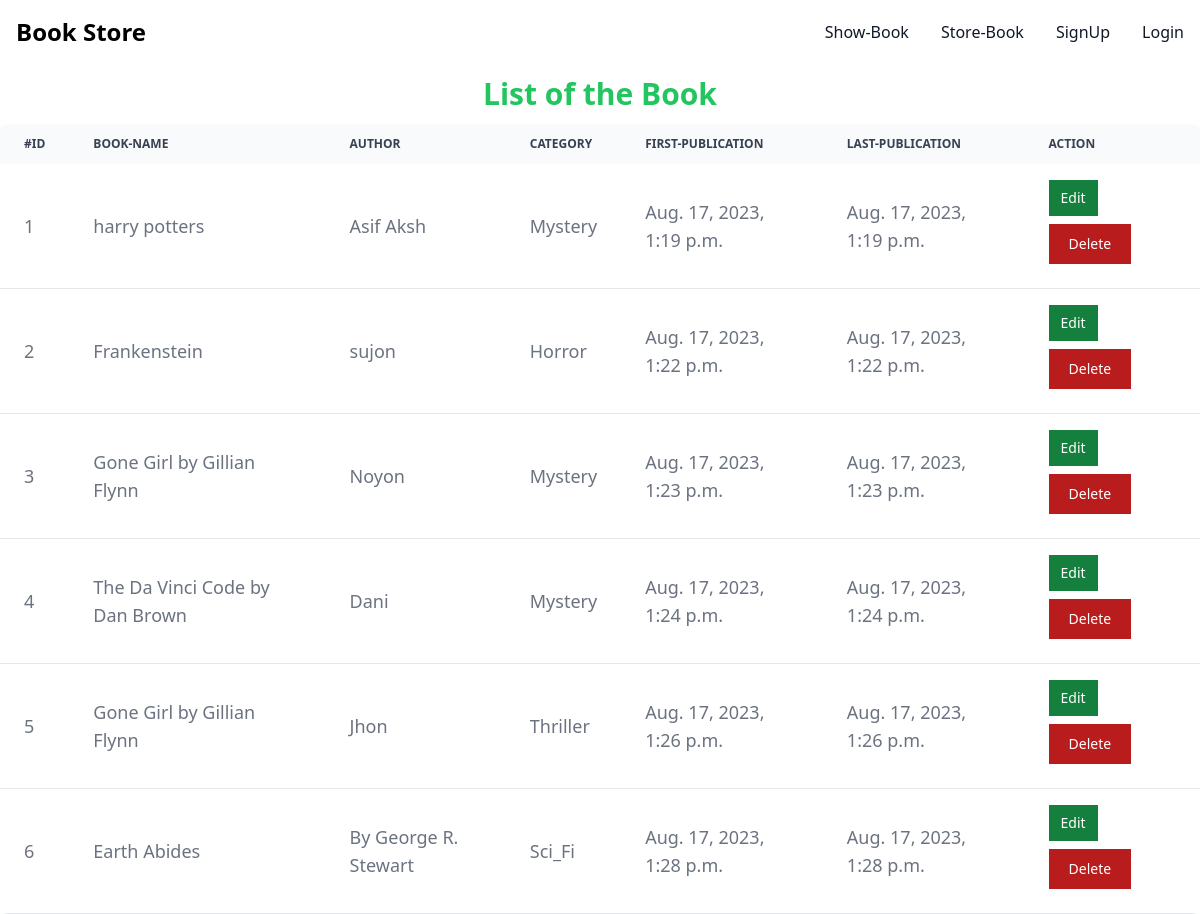
The page /show_book_store/ on the database as committed earlier.
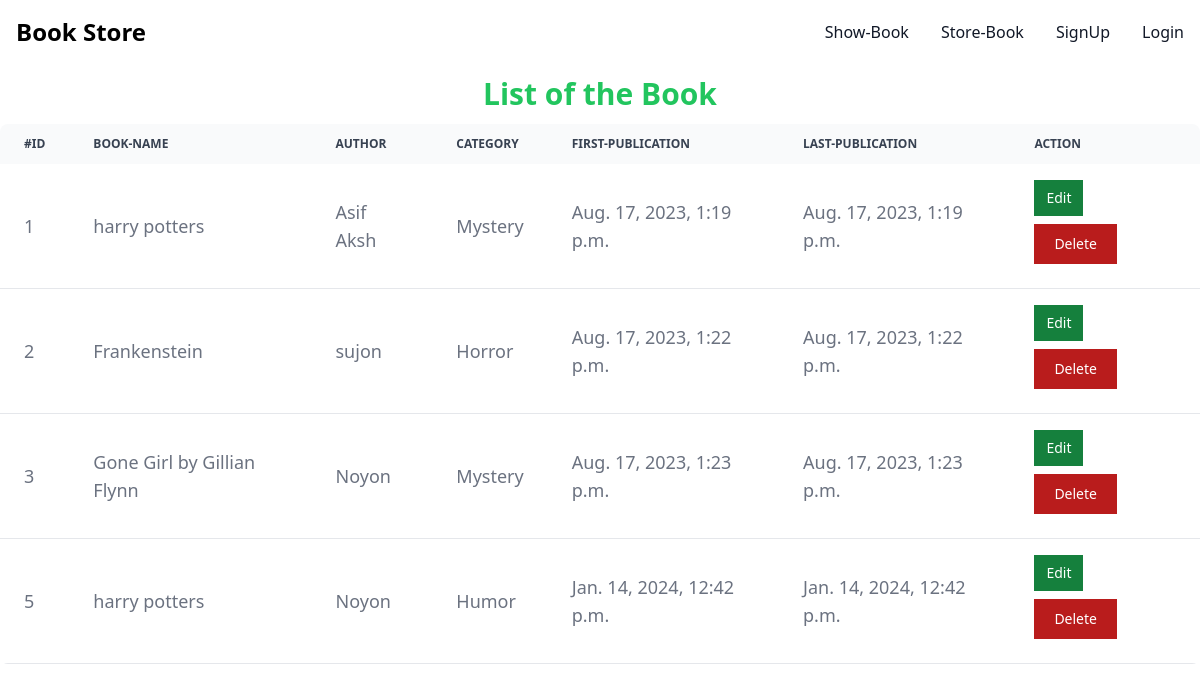
The same page on the database as committed later.
### books/models.py (models this page shows)
class BookStoreModel(models.Model):
    CATEGORY = (
        ('Mystery', 'Mystery'),
        ('Thriller','Thriller'),
        ('Sci_Fi', 'Sci_Fi'),
        ('Humor', 'Humor'),
        ('Horror', 'Horror'),
    )
    id = models.IntegerField(primary_key=True)
    book_name = models.CharField(max_length=30)
    author = models.CharField(max_length=30)
    category = models.CharField(max_length=30, choices=CATEGORY)
    first_pub = models.DateTimeField(auto_now_add=True)
    last_pub = models.DateTimeField(auto_now=True)

### books/views.py (the view)
# urls.py: path('show_book_store/',views.show_book,name ='show_book'),
def show_book(request):
    book = BookStoreModel.objects.all()
    print(book)
    return render(request,'show_book.html',{'data':book})

### books/templates/show_book.html
{% extends "base.html" %}
{% block content %}
<h1 class="text-3xl text-center font-semibold my-3 text-green-500">List of the Book</h1>
<div class="relative overflow-x-auto  sm:rounded-lg">
    {% if data%}
    <table class="w-80% mx-auto text-lg text-left text-gray-500 dark:text-gray-400">
        <thead class="text-xs text-gray-700 uppercase bg-gray-50 dark:bg-gray-700 dark:text-gray-400">
            <tr>
                <th scope="col" class="px-6 py-3">
                    #id
                </th>
                <th scope="col" class="px-6 py-3">
                    Book-Name
                </th>
                <th scope="col" class="px-6 py-3">
                    Author
                </th>
                <th scope="col" class="px-6 py-3">
                    Category
                </th>
                <th scope="col" class="px-6 py-3">
                    First-Publication
                </th>
                <th scope="col" class="px-6 py-3">
                    Last-Publication
                </th>
                <th scope="col" class="px-6 py-3">
                    Action
                </th>
            </tr>
        </thead>
        <tbody>
            {% for item in data%}
            <tr class="bg-white border-b dark:bg-gray-800 dark:border-gray-700 hover:bg-gray-50 dark:hover:bg-gray-600">
                <td class="px-6 py-4">
                    {{item.id}}
                </td>
                <td class="px-6 py-4">
                    {{item.book_name}}
                </td>
                <td class="px-6 py-4">
                    {{item.author}}
                </td>
                <td class="px-6 py-4">
                    {{item.category}}
                </td>
                <td class="px-6 py-4">
                    {{item.first_pub}}
                </td>
                <td class="px-6 py-4">
                    {{item.last_pub}}
                </td>
                <td class="px-6 py-4">
                    <button type="button" class="text-white bg-green-700 hover:bg-green-800 focus:outline-none focus:ring-4 focus:ring-green-300 font-medium rounded-none text-sm px-3 py-2 text-center mr-2 mb-2 dark:bg-green-600 dark:hover:bg-green-700 dark:focus:ring-green-900"><a href="{% url 'edit_book' id=item.id %}">Edit</a></button>
                    <button type="button" class="text-white bg-red-700 hover:bg-red-800 focus:outline-none focus:ring-4 focus:ring-red-300 font-medium rounded-none text-sm px-5 py-2.5 text-center mr-2 mb-2 dark:bg-red-600 dark:hover:bg-red-700 dark:focus:ring-red-900"><a href="{% url 'delete_book' id=item.id %}">Delete</a></button>
                </td>
            </tr>
            {% endfor %}
        </tbody>
        {% else%}
        <h1 class="text-red-700 text-center text-3xl ">No data available this table </h1>
        {% endif %}
    </table>
</div>
{% endblock %}

### books/templates/base.html (shortened to what this page needs)
<!DOCTYPE html>
<html lang="en">
<head>
    <script src="https://cdn.tailwindcss.com"></script>
</head>
<body>
<nav class="bg-white border-gray-200 dark:bg-gray-900">
    <div class="max-w-screen-xl flex flex-wrap items-center justify-between mx-auto p-4">
      <a href="{% url 'home' %}" class="flex items-center">
          <span class="self-center text-2xl font-semibold whitespace-nowrap dark:text-white">Book Store</span>
      </a>
      <div class="hidden w-full md:block md:w-auto" id="navbar-default">
        <ul class="font-medium flex flex-col p-4 md:p-0 mt-4 border border-gray-100 rounded-lg bg-gray-50 md:flex-row md:space-x-8 md:mt-0 md:border-0 md:bg-white dark:bg-gray-800 md:dark:bg-gray-900 dark:border-gray-700">
          <li>
            <a href="{% url 'show_book' %}" class="block py-2 pl-3 pr-4 text-gray-900 rounded hover:bg-gray-100 md:hover:bg-transparent md:border-0 md:hover:text-blue-700 md:p-0 dark:text-white md:dark:hover:text-blue-500 dark:hover:bg-gray-700 dark:hover:text-white md:dark:hover:bg-transparent">Show-Book</a>
          </li>
          <li>
            <a href="{% url 'store_book' %}" class="block py-2 pl-3 pr-4 text-gray-900 rounded hover:bg-gray-100 md:hover:bg-transparent md:border-0 md:hover:text-blue-700 md:p-0 dark:text-white md:dark:hover:text-blue-500 dark:hover:bg-gray-700 dark:hover:text-white md:dark:hover:bg-transparent">Store-Book</a>
          </li>
          {% if request.user.is_authenticated %}
          <li>
            <a href="{% url 'profile' %}" class="block py-2 pl-3 pr-4 text-gray-900 rounded hover:bg-gray-100 md:hover:bg-transparent md:border-0 md:hover:text-blue-700 md:p-0 dark:text-white md:dark:hover:text-blue-500 dark:hover:bg-gray-700 dark:hover:text-white md:dark:hover:bg-transparent">Profile</a>
          </li>
          <li>
            <a href="{% url 'logout' %}" class="block py-2 pl-3 pr-4 text-gray-900 rounded hover:bg-gray-100 md:hover:bg-transparent md:border-0 md:hover:text-blue-700 md:p-0 dark:text-white md:dark:hover:text-blue-500 dark:hover:bg-gray-700 dark:hover:text-white md:dark:hover:bg-transparent">Logout</a>
          </li>
          {% else %}
          <li>
            <a href="{% url 'signup' %}" class="block py-2 pl-3 pr-4 text-gray-900 rounded hover:bg-gray-100 md:hover:bg-transparent md:border-0 md:hover:text-blue-700 md:p-0 dark:text-white md:dark:hover:text-blue-500 dark:hover:bg-gray-700 dark:hover:text-white md:dark:hover:bg-transparent">SignUp</a>
          </li>
          <li>
            <a href="{% url 'login' %}" class="block py-2 pl-3 pr-4 text-gray-900 rounded hover:bg-gray-100 md:hover:bg-transparent md:border-0 md:hover:text-blue-700 md:p-0 dark:text-white md:dark:hover:text-blue-500 dark:hover:bg-gray-700 dark:hover:text-white md:dark:hover:bg-transparent">Login</a>
          </li>
          {% endif %}
        </ul>
      </div>
    </div>
  </nav>
  {% block content%} {% endblock%}
</body>
</html>

Rows that differ between the two databases and show on the page:
removed BookStoreModel: id "4", book_name "The Da Vinci Code by Dan Brown", author "Dani", category "Mystery", first_pub "Aug. 17, 2023, 1:24 p.m.", last_pub "Aug. 17, 2023, 1:24 p.m."
removed BookStoreModel: id "6", book_name "Earth Abides", author "By George R. Stewart", category "Sci_Fi", first_pub "Aug. 17, 2023, 1:28 p.m.", last_pub "Aug. 17, 2023, 1:28 p.m."
changed BookStoreModel id 5: book_name "Gone Girl by Gillian Flynn" → "harry potters"; author "Jhon" → "Noyon"; category "Thriller" → "Humor"; first_pub "Aug. 17, 2023, 1:26 p.m." → "Jan. 14, 2024, 12:42 p.m."; last_pub "Aug. 17, 2023, 1:26 p.m." → "Jan. 14, 2024, 12:42 p.m."
